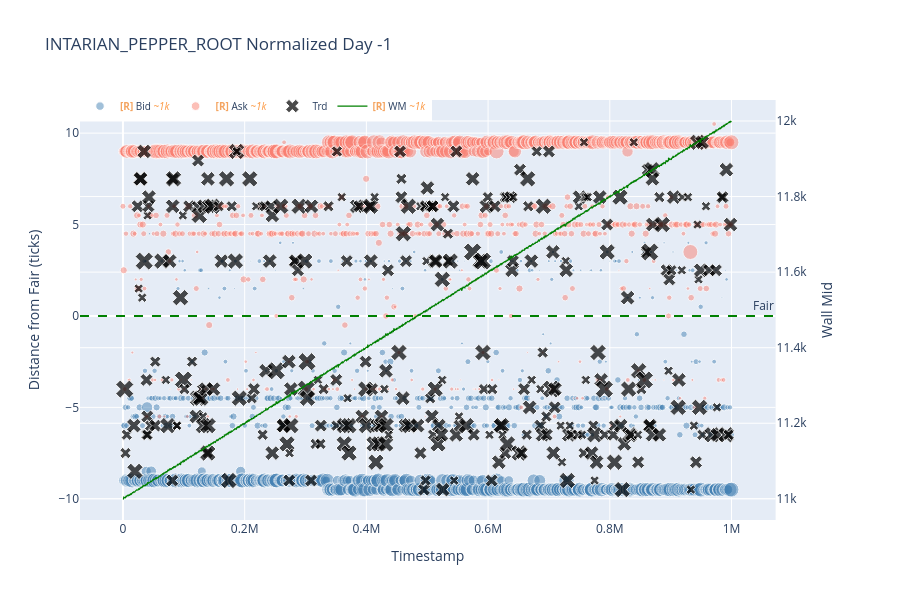

The cell this chart's notebook holds for it:
### Markdown cell above
## Step 3: Normalized Orderbook（去趋势）

### Code cell
fig = plot_normalized_orderbook(
    prices_long, wall_mid_df, product=PRODUCT, day=DAY, trades=trades,
    filter_by_volume=FILTER_BY_VOLUME,
    min_order_volume=MIN_ORDER_VOLUME,
    min_trade_quantity=MIN_TRADE_QUANTITY,
    overlay_wall_mid_trend=True,
)
fig.show()

### Figure 1 — Plotly figure (JSON) as saved in the notebook; plotly's stock layout.template omitted (floating-point values rounded to 4 significant figures; data arrays with more than 128 entries replaced by an {"elided": "..."} marker saying what was removed)
{"data": [{"customdata": {"elided": "16222 int values"}, "hovertemplate": "t=%{x}<br>p=%{y}<br>v=%{customdata}<extra></extra>", "marker": {"color": "steelblue", "opacity": 0.5, "size": {"elided": "1000 float values"}}, "mode": "markers", "name": "<b style=\"color:sandybrown\">[R]</b> Bid <i style=\"color:#fc9944\">~1k</i>", "type": "scatter", "uid": "22e4eb66-4155-4311-9cb4-e498f5078573", "x": {"elided": "1000 int values"}, "y": {"elided": "1000 float values"}}, {"customdata": {"elided": "16316 int values"}, "hovertemplate": "t=%{x}<br>p=%{y}<br>v=%{customdata}<extra></extra>", "marker": {"color": "salmon", "opacity": 0.5, "size": {"elided": "1000 float values"}}, "mode": "markers", "name": "<b style=\"color:sandybrown\">[R]</b> Ask <i style=\"color:#fc9944\">~1k</i>", "type": "scatter", "uid": "27731259-7905-49b0-8be4-bd1a47192fa9", "x": {"elided": "1000 int values"}, "y": {"elided": "1000 float values"}}, {"customdata": {"elided": "324 int values"}, "hovertemplate": "t=%{x}<br>p=%{y}<br>q=%{customdata}<extra></extra>", "marker": {"color": "black", "size": {"elided": "324 float values"}, "symbol": "x"}, "mode": "markers", "name": "Trd", "type": "scatter", "uid": "1ef03eb0-2800-46f3-bbe0-5bf75e48e524", "x": {"elided": "324 int values"}, "y": {"elided": "324 float values"}}, {"hovertemplate": "t=%{x}<br>wm=%{y}<extra></extra>", "line": {"color": "green", "width": 1.2}, "mode": "lines", "name": "<b style=\"color:sandybrown\">[R]</b> WM <i style=\"color:#fc9944\">~1k</i>", "type": "scatter", "uid": "ae2682f4-3661-407e-9767-948be7eb79a4", "x": {"elided": "1000 int values"}, "xaxis": "x", "y": {"elided": "1000 float values"}, "yaxis": "y2"}], "layout": {"annotations": [{"showarrow": false, "text": "Fair", "x": 1, "xanchor": "right", "xref": "x domain", "y": 0, "yanchor": "bottom", "yref": "y"}], "height": 600, "legend": {"font": {"size": 10}, "orientation": "h", "x": 0, "y": 1.02}, "shapes": [{"line": {"color": "green", "dash": "dash"}, "type": "line", "x0": 0, "x1": 1, "xref": "x domain", "y0": 0, "y1": 0, "yref": "y"}], "title": {"text": "INTARIAN_PEPPER_ROOT Normalized Day -1"}, "xaxis": {"anchor": "y", "domain": [0, 0.94], "title": {"text": "Timestamp"}}, "yaxis": {"anchor": "x", "domain": [0, 1], "title": {"text": "Distance from Fair (ticks)"}}, "yaxis2": {"anchor": "x", "overlaying": "y", "side": "right", "title": {"text": "Wall Mid"}}}}
